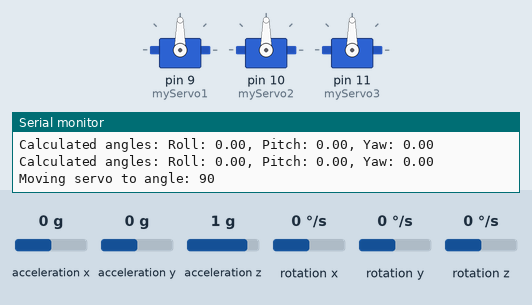
Recording of a sketch running on a simulated Arduino Uno, built with avr-gcc and run on an emulated ATmega328P. Shown: 3 × servo, the last lines printed to the serial monitor. The inputs (shaded band) are chosen by the test bench; at power-on: acceleration x 0 g, acceleration y 0 g, rotation z 0 °/s, acceleration z 1 g, rotation x 0 °/s, rotation y 0 °/s.

Above: at 1.2 s.
1.3 s: acceleration x set to -0.4 g
4.3 s: acceleration x set to -0.7 g
At 4.65 s:
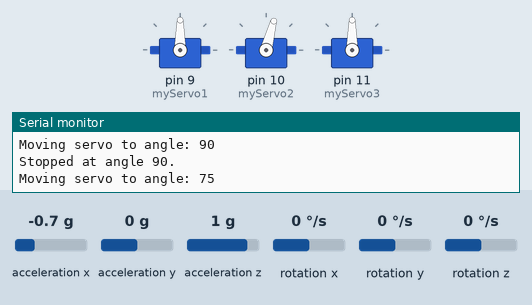
7.3 s: acceleration y set to -1.4 g
At 7.57 s:
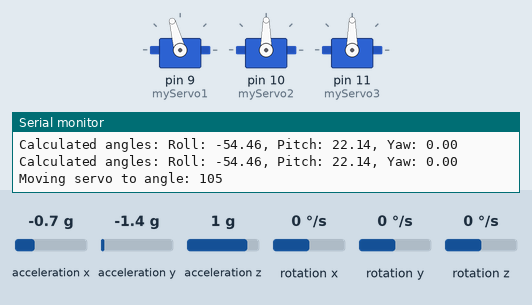
10.3 s: rotation z set to -2 °/s
13.3 s: rotation z set to -5 °/s
At 14.32 s:
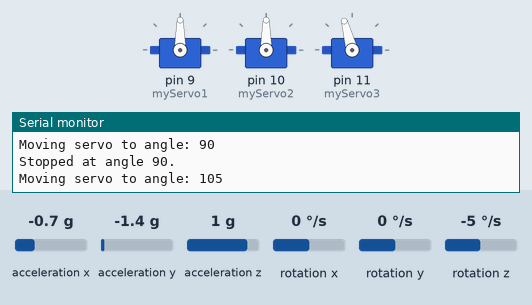
16.3 s: acceleration y set to 0.8 g
At 16.82 s:
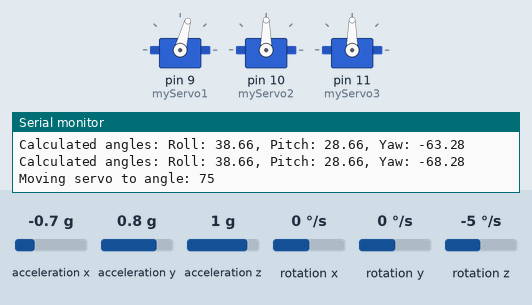
Timing chart, 0 to 20.3 s (numbered marks = the images above; inputs shaded):
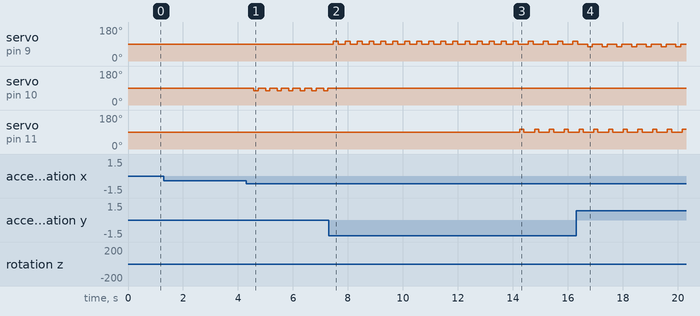

The sketch:

laproscoppy.ino
```cpp
#include <Wire.h>
#include <Servo.h>
#include <MPU6050.h>

Servo myServo1;  // Roll servo
Servo myServo2;  // Pitch servo
Servo myServo3;  // Yaw servo

MPU6050 mpu;  // Create an object for the MPU6050 sensor

float roll = 0;  // Initialize roll value
float pitch = 0;  // Initialize pitch value
float yaw = 0;  // Initialize yaw value
unsigned long lastTime = 0;  // To keep track of time for yaw calculation

void setup() {
  Serial.begin(9600);

  myServo1.attach(9);  // Roll servo
  myServo2.attach(10);  // Pitch servo
  myServo3.attach(11);  // Yaw servo

  Wire.begin();
  mpu.initialize();
  if (!mpu.testConnection()) {
    Serial.println("MPU6050 connection failed!");
    while (1);
  }

  lastTime = millis();
}

void loop() {
  readAndPrintSensorData();

  // Read MPU6050 angles
  int16_t ax, ay, az, gx, gy, gz;
  mpu.getMotion6(&ax, &ay, &az, &gx, &gy, &gz);  // Get accelerometer and gyroscope values

  float accel_x = ax / 16384.0;  // Convert raw accelerometer data to Gs
  float accel_y = ay / 16384.0;
  float accel_z = az / 16384.0;

  float gyro_x = gx / 131.0;  // Convert raw gyroscope data to degrees per second
  float gyro_y = gy / 131.0;
  float gyro_z = gz / 131.0;

  unsigned long currentTime = millis();
  float dt = (currentTime - lastTime) / 1000.0;  // Time difference in seconds
  yaw += gyro_z ;  // Integrate the gyro_z to get yaw
  lastTime = currentTime;  // Update lastTime for the next calculation

  roll = atan2(accel_y, accel_z) * 180 / PI;
  pitch = atan2(-accel_x, sqrt(accel_y * accel_y + accel_z * accel_z)) * 180 / PI;

  Serial.print("Calculated angles: Roll: ");
  Serial.print(roll);
  Serial.print(", Pitch: ");
  Serial.print(pitch);
  Serial.print(", Yaw: ");
  Serial.println(yaw);

  // Assign angles to servos
  moveServoWithBurst(myServo1, roll, 50);  // Assuming 50ms duration for roll
  moveServoWithBurst(myServo2, pitch, 50);  // Assuming 50ms duration for pitch
  moveServoWithBurst(myServo3, yaw, 50);     // Assuming 50ms duration for yaw
}

void moveServoWithBurst(Servo &servo, float angle, int duration) {
  if (abs(angle) > 30) {
    if (angle > 30) {
      moveServoForDuration(servo, 75, 150);  // 75 degrees for 25ms
    } else {
      moveServoForDuration(servo, 105, 150);  // 105 degrees for 25ms
    }
  } else {
    moveServoForDuration(servo, 90, duration);
  }
}

void moveServoForDuration(Servo &servo, int angle, int duration) {
  servo.write(angle);          // Move to specified angle
  Serial.print("Moving servo to angle: ");
  Serial.println(angle);
  delay(duration);             // Hold the position for the specified duration
  servo.write(90);             // Optionally move to 90 degrees (neutral position)
  Serial.println("Stopped at angle 90.");
}

void readAndPrintSensorData() {
  int16_t ax, ay, az, gx, gy, gz;
  mpu.getMotion6(&ax, &ay, &az, &gx, &gy, &gz);  // Get accelerometer and gyroscope values

  float accel_x = ax / 16384.0;  // Convert raw accelerometer data to Gs
  float accel_y = ay / 16384.0;
  float accel_z = az / 16384.0;

  float gyro_x = gx / 131.0;  // Convert raw gyroscope data to degrees per second
  float gyro_y = gy / 131.0;
  float gyro_z = gz / 131.0;

  unsigned long currentTime = millis();
  float dt = (currentTime - lastTime) / 1000.0;  // Time difference in seconds
  yaw += gyro_z * dt;  // Integrate the gyro_z to get yaw
  lastTime = currentTime;  // Update lastTime for the next calculation

  roll = atan2(accel_y, accel_z) * 180 / PI;
  pitch = atan2(-accel_x, sqrt(accel_y * accel_y + accel_z * accel_z)) * 180 / PI;

  Serial.print("Raw sensor data: Ax: ");
  Serial.print(ax);
  Serial.print(", Ay: ");
  Serial.print(ay);
  Serial.print(", Az: ");
  Serial.print(az);
  Serial.print(", Gx: ");
  Serial.print(gx);
  Serial.print(", Gy: ");
  Serial.print(gy);
  Serial.print(", Gz: ");
  Serial.println(gz);

  Serial.print("Calculated angles: Roll: ");
  Serial.print(roll);
  Serial.print(", Pitch: ");
  Serial.print(pitch);
  Serial.print(", Yaw: ");
  Serial.println(yaw);
}
```

Measured:
- the behaviour switches between -0.5 and -0.6 g on acceleration x (found by bisection; images 0 and 1)
- the behaviour switches between -3 and -4 °/s on rotation z (found by bisection; images 2 and 3)
- after the input at 4.3 s, servo on pin 10 (myServo2): alternates 90° for 0.27 s and 75° for 0.15 s, starting after 0.28 s
- after the input at 7.3 s, servo on pin 9 (myServo1): alternates 105° for 0.18 s and 90° for 0.25 s, starting after 0.17 s; servo on pin 10 (myServo2): stops changing and stays 90°
- by itself, servo on pin 11 (myServo3): alternates 105° for 0.15 s and 90° for 0.39 s
